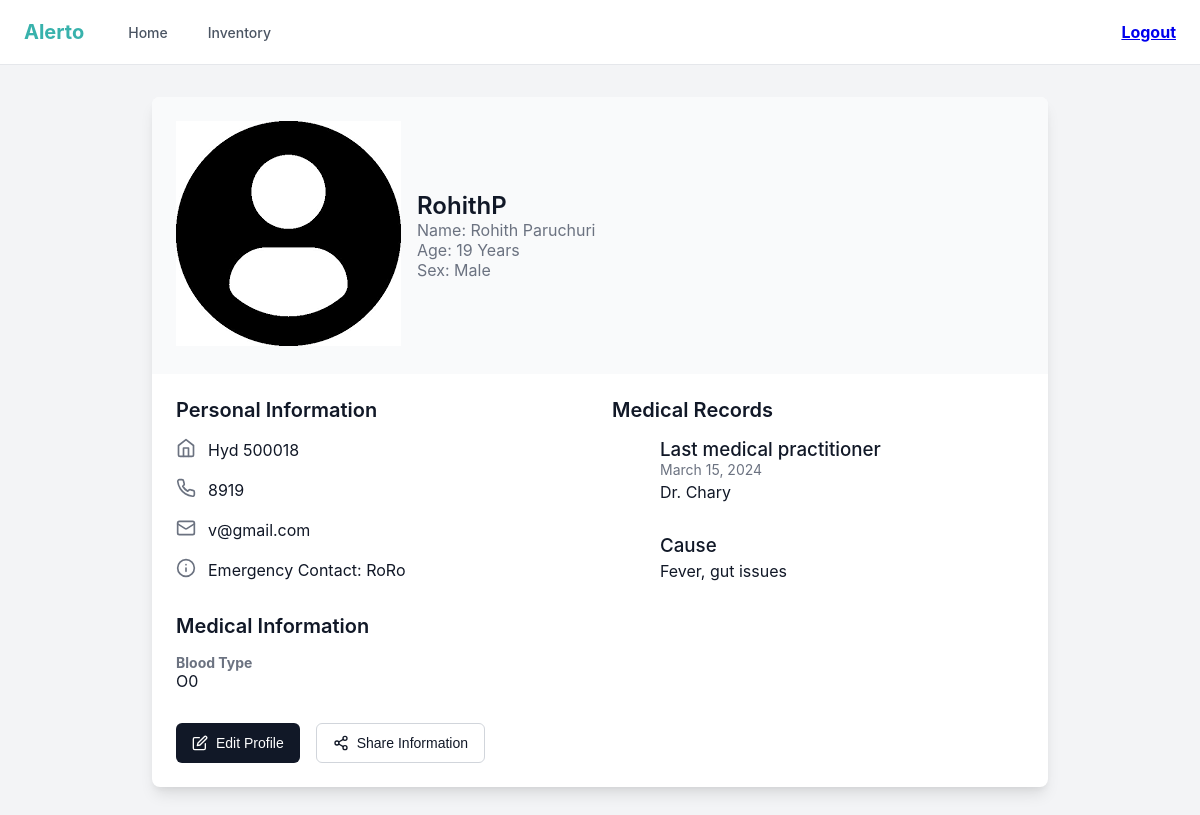
Page /profile (signed in) on the earlier database version.
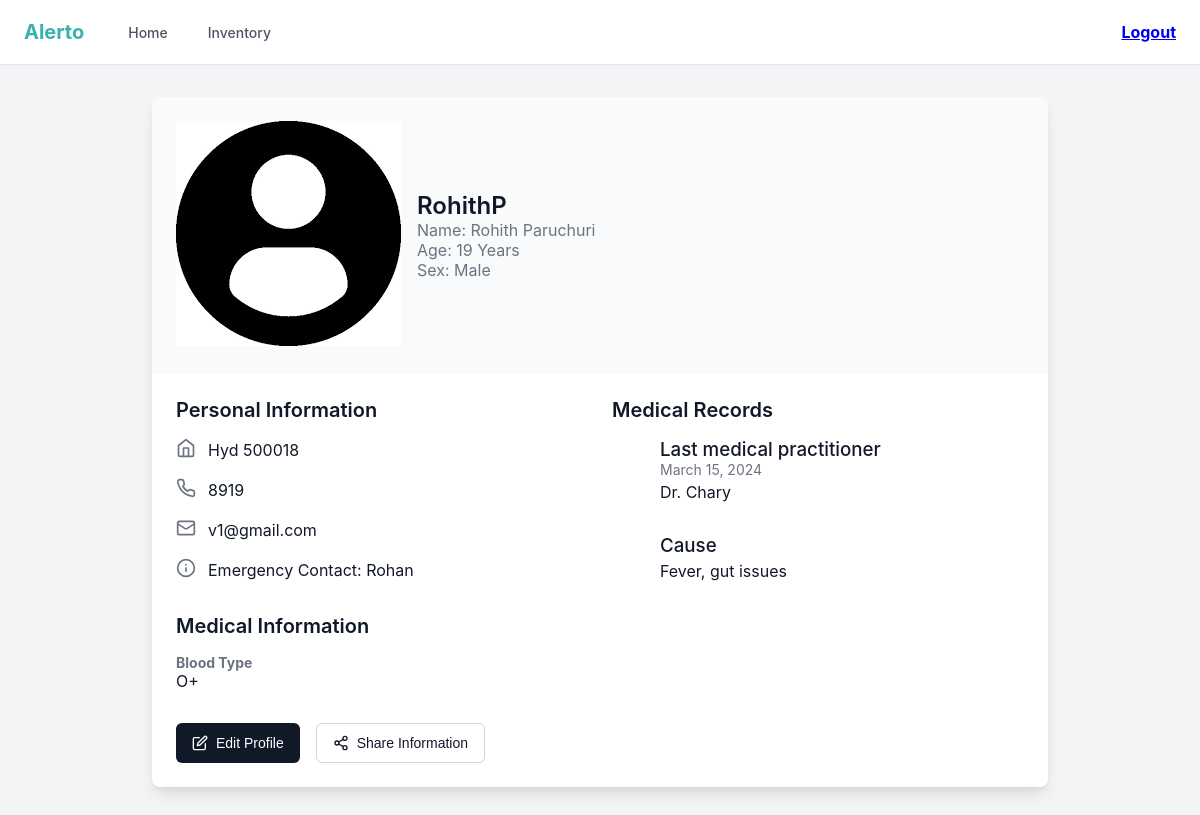
Same page on the later database version.
### tables this page shows
CREATE TABLE user (
    id INTEGER PRIMARY KEY AUTOINCREMENT,
    username TEXT UNIQUE NOT NULL,
    password TEXT NOT NULL
, is_doctor INTEGER NOT NULL DEFAULT 0);

CREATE TABLE user_profile (
    user_id INTEGER PRIMARY KEY,
    full_name TEXT,
    age INTEGER,
    sex TEXT,
    addres TEXT,
    phone TEXT,
    email TEXT,
    emergency_contact TEXT,
    blood_type TEXT,
    FOREIGN KEY (user_id) REFERENCES user(id) ON DELETE CASCADE
);

### app.py (the view)
@app.route('/profile', methods=['GET', 'POST'])
def profile():
    if session.get('profileSec') != 1:
        flash("You must be logged in to access the profile page.", category="danger")
        return redirect(url_for('login'))
    conn = get_db_connection()
    cursor = conn.cursor()
    cursor.execute('''
        SELECT u.username, p.full_name, p.age, p.sex, p.addres,
               p.phone, p.email, p.emergency_contact, p.blood_type
        FROM user u
        JOIN user_profile p ON u.id = p.user_id
        WHERE u.username = ?;
    ''', (session.get("username"),))
    user_data = cursor.fetchone()
    conn.close()
    d = dict(user_data) if user_data else None
    return render_template('profile.html', username = session.get('username'), user_data=d, isDoc = session.get('isDoc'))

### app.py (called while the page is built)
def get_db_connection():
    conn = sqlite3.connect('database.db', timeout=10)
    conn.row_factory = sqlite3.Row
    return conn

### templates/profile.html (shortened to what this page needs)
<!DOCTYPE html>
<html lang="en">
<head>
  <link rel="stylesheet" href="static/profile.css">
</head>
<body>
  <div class="navbar">
    <div class="navbar-container">
      <div style="display: flex; align-items: center;">
        <a href="{{url_for('home')}}" class="logo">Alerto</a>
        <nav class="nav-links">
          <ul>
            <li>
              <a href="{{url_for('home')}}" class="nav-link ">Home</a>
            </li>
            <li>
              <a href="{{url_for('inventory') if not isDoc else url_for('docpage')}}" class="nav-link">{{'Inventory' if not isDoc else 'Docpage'}}</a>
            </li>
          </ul>
        </nav>
      </div>
      <div class="nav-actions">
        <a href="{{url_for('logout')}}">
          <h4>Logout</h4>
        </a>
      </div>
    </div>
  </div>
  <div class="main-container">
    <div class="content-wrapper">
      <div class="card">
        <div class="profile-header">
          <div class="profile-header-content">
            <div>
              <img src="static/img/dp.png" alt="Profile">
            </div>
            <div>
              <h1 class="profile-name">{{username}}</h1>
              <p class="profile-fullname">Name: {{ user_data['full_name'] }}</p>
              <p class="profile-age">Age: {{ user_data['age'] }} Years</p>
              <p class="profile-sex">Sex: {{ user_data['sex'] }}</p>
            </div>
          </div>
        </div>
        <div class="profile-content">
          <div>
            <h2 class="profile-section-title">Personal Information</h2>
            <div class="info-item">
              <span class="info-icon">
                <svg xmlns="http://www.w3.org/2000/svg" width="20" height="20" viewBox="0 0 24 24" fill="none"
                  stroke="currentColor" stroke-width="2" stroke-linecap="round" stroke-linejoin="round">
                  <path d="m3 9 9-7 9 7v11a2 2 0 0 1-2 2H5a2 2 0 0 1-2-2z"></path>
                  <polyline points="9 22 9 12 15 12 15 22"></polyline>
                </svg>
              </span>
              <span>{{ user_data['addres'] }}</span>
            </div>
            <div class="info-item">
              <span class="info-icon">
              </span>
              <span>{{ user_data['phone'] }}</span>
            </div>
            <div class="info-item">
              <span class="info-icon">
                <svg xmlns="http://www.w3.org/2000/svg" width="20" height="20" viewBox="0 0 24 24" fill="none"
                  stroke="currentColor" stroke-width="2" stroke-linecap="round" stroke-linejoin="round">
                  <rect width="20" height="16" x="2" y="4" rx="2"></rect>
                  <path d="m22 7-8.97 5.7a1.94 1.94 0 0 1-2.06 0L2 7"></path>
                </svg>
              </span>
              <span>{{ user_data['email'] }}</span>
            </div>
            <div class="info-item">
              <span class="info-icon">
                <svg xmlns="http://www.w3.org/2000/svg" width="20" height="20" viewBox="0 0 24 24" fill="none"
                  stroke="currentColor" stroke-width="2" stroke-linecap="round" stroke-linejoin="round">
                  <circle cx="12" cy="12" r="10"></circle>
                  <path d="M12 16v-4"></path>
                  <path d="M12 8h.01"></path>
                </svg>
              </span>
              <span>Emergency Contact: {{ user_data['emergency_contact'] }}</span>
            </div>
            <h2 class="profile-section-title" style="margin-top: 32px;">Medical Information</h2>
            <div class="medical-info-item">
              <h3 class="medical-info-label">Blood Type</h3>
              <p>{{ user_data['blood_type'] }}</p>
            </div>
            <div class="action-buttons">
              <button onclick="editProfile()" class="button button-primary">
                <span>Edit Profile</span>
              </button>
              <button class="button button-outline" id="shareBtn">
                <span>Share Information</span>
              </button>
            </div>
          </div>
          <div>
            <h2 class="profile-section-title">Medical Records</h2>
            <div class="timeline">
              <div class="timeline-event">
                <div class="timeline-content">
                  <h3 class="timeline-title">Last medical practitioner</h3>
                  <p class="timeline-date">March 15, 2024</p>
                  <p class="timeline-description">Dr. Chary</p>
                </div>
              </div>
              <div class="timeline-event">
                <div class="timeline-content">
                  <h3 class="timeline-title">Cause</h3>
                  <p class="timeline-description">Fever, gut issues
                  </p>
                </div>
              </div>
            </div>
          </div>
        </div>
      </div>
    </div>
  </div>
</body>
</html>

### static/profile.css (style rules this page uses)
* { margin: 0; padding: 0; box-sizing: border-box; }
body { font-family: -apple-system, BlinkMacSystemFont, 'Segoe UI', Roboto, Oxygen, Ubuntu, Cantarell, sans-serif; background-color: #f3f4f6; color: #111827; min-height: 100vh; }
.navbar { position: sticky; top: 0; z-index: 50; width: 100%; border-bottom: 1px solid #e5e7eb; background-color: white; }
.navbar-container { display: flex; height: 64px; align-items: center; justify-content: space-between; padding: 0 16px; }
@media (min-width: 640px) { .navbar-container { padding: 0 24px; } }
.logo { font-size: 20px; font-weight: bold; text-decoration: none; color: #38b2ac; }
.nav-links { margin-left: 32px; display: none; }
@media (min-width: 768px) { .nav-links { display: block; } }
.nav-links ul { display: flex; gap: 16px; list-style: none; }
.nav-link { padding: 8px 12px; font-size: 14px; font-weight: 500; text-decoration: none; }
.nav-link:not(.active) { color: #4b5563; }
.nav-actions { display: flex; align-items: center; gap: 16px; }
.main-container, .main-container-edit { padding: 32px 16px; }
@media (min-width: 640px) { .main-container { padding: 32px 24px; } }
@media (min-width: 1024px) { .main-container { padding: 32px 32px; } }
.content-wrapper { max-width: 896px; margin: 0 auto; }
.card { background-color: white; border-radius: 8px; overflow: hidden; box-shadow: 0 10px 15px -3px rgba(0, 0, 0, 0.1), 0 4px 6px -2px rgba(0, 0, 0, 0.05); }
.profile-header { background-color: #f9fafb; padding: 24px; }
.profile-header-content { display: flex; align-items: center; gap: 16px; }
.profile-name { font-size: 24px; font-weight: 600; }
.profile-age, .profile-sex, .profile-fullname { color: #6b7280; }
.profile-content { display: grid; gap: 24px; padding: 24px; }
@media (min-width: 768px) { .profile-content { grid-template-columns: repeat(2, 1fr); } }
.profile-section-title { font-size: 20px; font-weight: 600; margin-bottom: 16px; }
.info-item { display: flex; align-items: center; gap: 12px; margin-bottom: 16px; }
.info-icon { color: #6b7280; }
.medical-info-item { margin-bottom: 16px; }
.medical-info-label { font-size: 14px; color: #6b7280; }
.action-buttons { display: flex; gap: 16px; margin-top: 32px; }
.button { display: inline-flex; align-items: center; gap: 8px; padding: 8px 16px; height: 40px; border-radius: 6px; font-size: 14px; font-weight: 500; cursor: pointer; }
.button-primary { background-color: #111827; color: white; border: none; }
.button-outline { background-color: transparent; color: #111827; border: 1px solid #d1d5db; }
.timeline-event { position: relative; margin-bottom: 32px; }
.timeline-content { margin-left: 48px; }
.timeline-title { font-weight: 500; }
.timeline-date { font-size: 14px; color: #6b7280; }
.timeline-description { margin-top: 4px; }

Differences in the rows shown:
changed user_profile "Rohith Paruchuri": email "v@gmail.com" → "v1@gmail.com"; emergency_contact "RoRo" → "Rohan"; blood_type "O0" → "O+"
